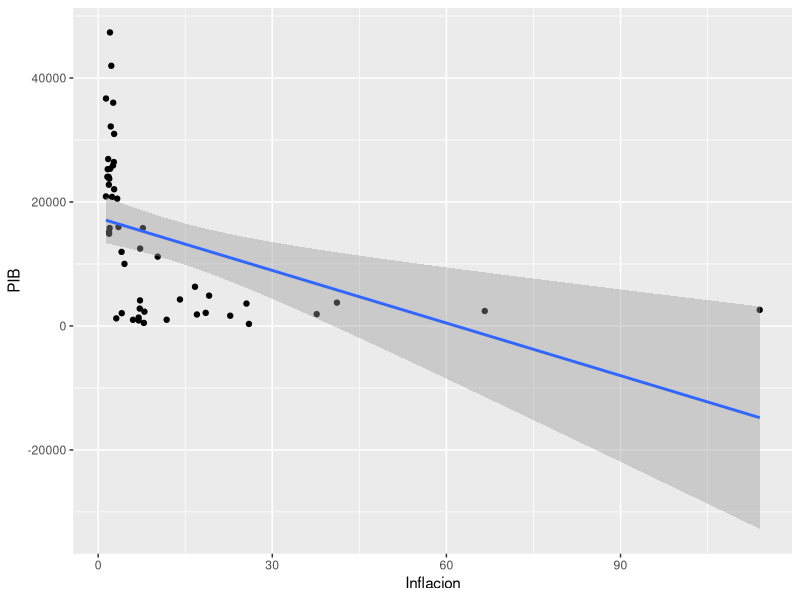
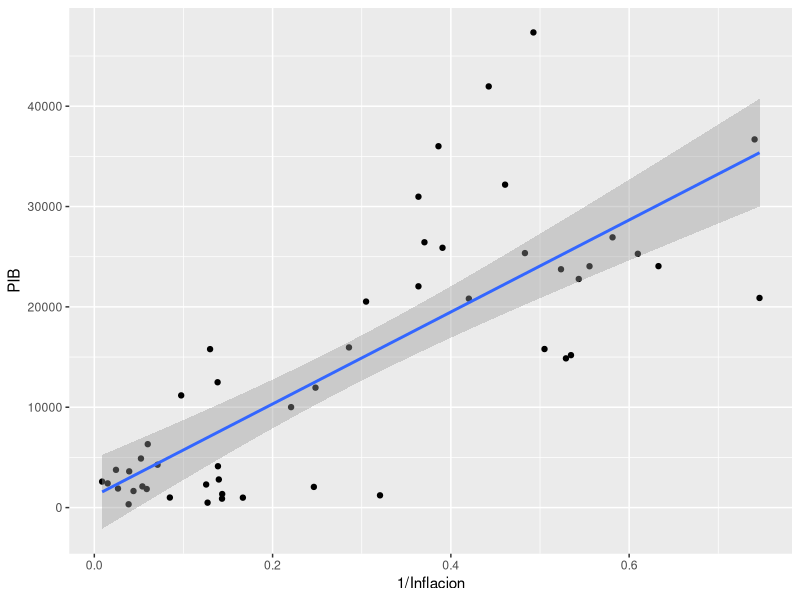
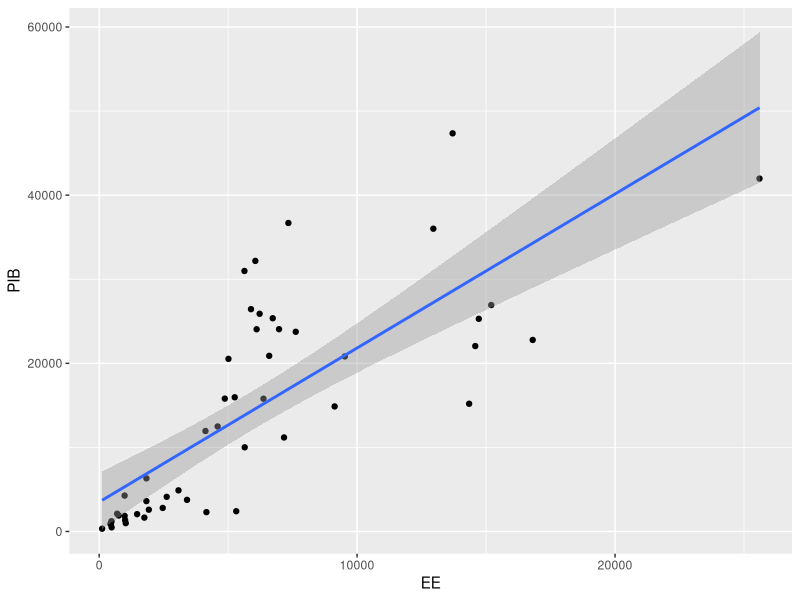

The R script that drew these images, in order: (Note: this script raises an error after producing the figures.)
library(readxl)
datarls <- read_excel("data_pib.xlsx",sheet = 1,col_names = TRUE,na = "")
str(datarls)
View(datarls)
names(datarls)
summary(datarls)


# Graf dispersion

library(ggplot2)
# pib vs Inflacion
g <- ggplot(data = datarls, aes(x=Inflacion, y=PIB))
g + geom_point() + geom_smooth(method="lm")

# pib vs 1/Inflacion
g <- ggplot(data = datarls, aes(x=1/Inflacion, y=PIB))
g + geom_point() + geom_smooth(method="lm")

inv_infla <- 1/datarls[,"Inflacion"]
datarls <- data.frame(datarls,inv_infla)

# pib vs EE
g <- ggplot(data = datarls, aes(x=EE, y=PIB))
g + geom_point() + geom_smooth(method="lm")

# Regresion entre PIB y EE + inv_infla
reg1 <- lm(PIB~EE + inv_infla, datarls)
summary(reg1)

# graficos residuales
u_t <- reg1$residuals

g <- ggplot(data = datarls, aes(x=inv_infla, y=u_t))
g + geom_point()
# var crece con el inverso de Inflacion

g <- ggplot(data = datarls, aes(x=EE, y=u_t))
g + geom_point()

# graf normal
qqnorm(u_t)
qqline(u_t)
# ley no normal


# problema de varianza no constante
# calculamos

ln_pib <- log(datarls[,"PIB"])
ln_infla <- log(datarls[,"Inflacion"])
ln_EE <- log(datarls[,"EE"])

# Regresion entre PIB y EE + inv_infla
reg1 <- lm(ln_pib~ln_EE + ln_infla, datarls)
summary(reg1)

# residuos
u_t <- reg1$residuals

g <- ggplot(data = datarls, aes(x=ln_infla, y=u_t))
g + geom_point()
# var crece con el inverso de Inflacion

g <- ggplot(data = datarls, aes(x=ln_EE, y=u_t))
g + geom_point()

# graf normal
qqnorm(u_t)
qqline(u_t)
# ley no normal

mean(u_t)
hist(u_t, breaks = 6)

# Pronosticos vs residuos
y_t <- reg1$fitted.values
plot(u_t,y_t)

# Puntos singulares
library(car)
outlierTest(reg1) # Bonferonni p-value for most extreme obs
qqPlot(reg1, main="QQ Plot") #qq plot for studentized resid 

# puntos influyentes
# Cook's plot
# D > 4/(n-k-1) 
cutoff <- 4/((nrow(datarls)-length(reg1$coefficients)-2)) 
plot(reg1, which=4, cook.levels=cutoff)
datarls[14,]
#plot(reg1)










